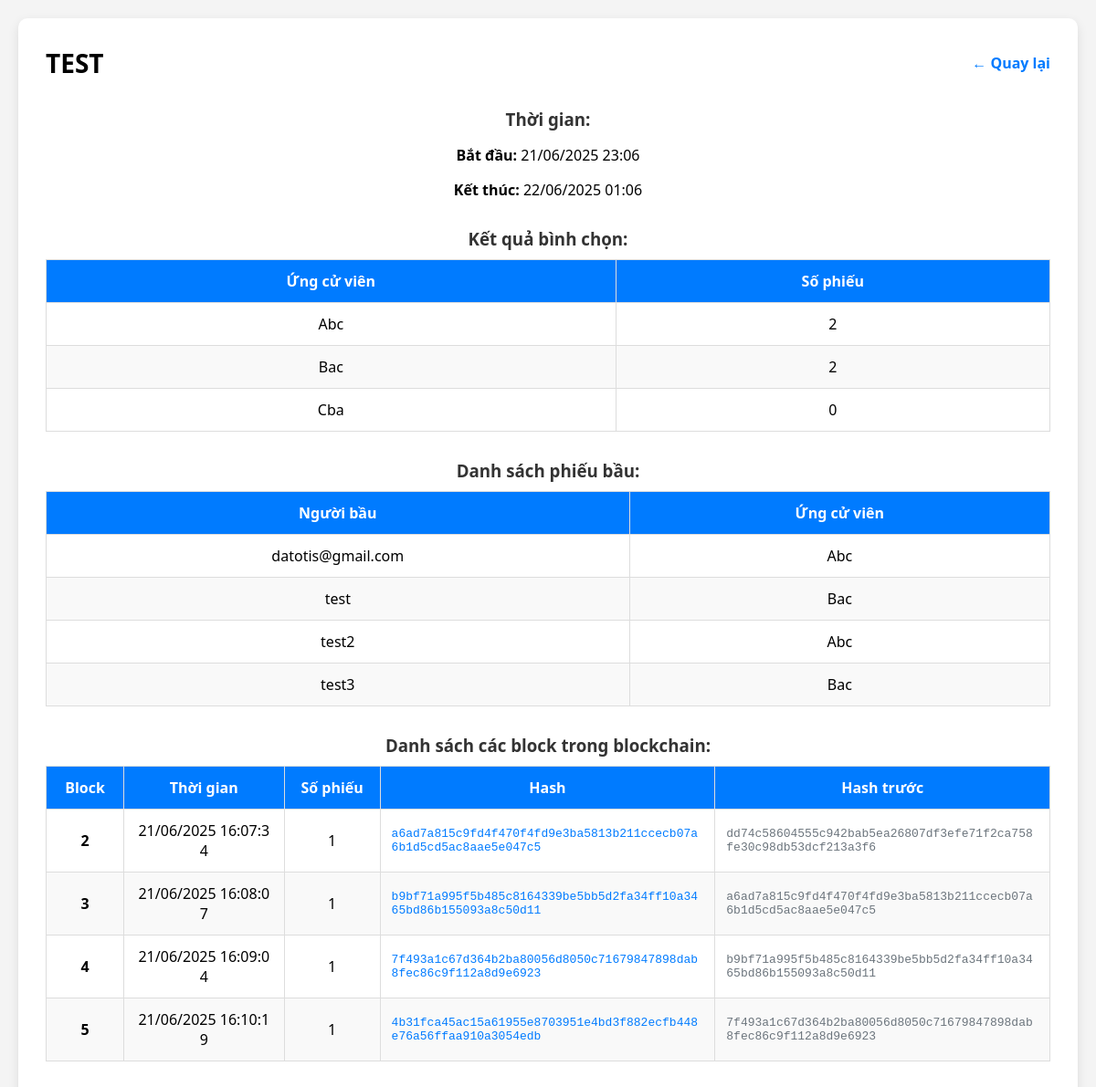
/admin/poll/2 (signed in), run on the app's committed database.
### models.py (models this page shows)
class Poll(db.Model):
    id = db.Column(db.Integer, primary_key=True)
    title = db.Column(db.String(200), nullable=False)
    start_time = db.Column(db.DateTime, nullable=False)
    end_time = db.Column(db.DateTime, nullable=False)
    candidates = db.relationship("Candidate", backref="poll", lazy=True, cascade="all, delete")

class Candidate(db.Model):
    id = db.Column(db.Integer, primary_key=True)
    name = db.Column(db.String(80), nullable=False)
    poll_id = db.Column(db.Integer, db.ForeignKey('poll.id'), nullable=False)

class Block(db.Model):
    id = db.Column(db.Integer, primary_key=True)
    poll_id = db.Column(db.Integer, db.ForeignKey('poll.id'), nullable=False)  # Gắn block với cuộc bình chọn
    index = db.Column(db.Integer, nullable=False)
    timestamp = db.Column(db.DateTime, default=datetime.utcnow)
    votes_json = db.Column(db.Text, nullable=False)
    voted_users_json = db.Column(db.Text, nullable=False)
    previous_hash = db.Column(db.String(64), nullable=False)
    hash = db.Column(db.String(64), nullable=False)

### app.py (the view)
@app.route("/admin/poll/<int:poll_id>")
def poll_detail(poll_id):
    if "user_id" not in session or not session.get("is_admin"):
        return redirect(url_for("login"))
    poll = Poll.query.get_or_404(poll_id)
    votes = blockchain.get_all_votes()
    vote_counts = {c.name: 0 for c in poll.candidates}
    for vote in votes:
        if vote["poll_id"] == poll.id and vote["candidate"] in vote_counts:
            vote_counts[vote["candidate"]] += 1
    poll_blocks = []
    blocks = Block.query.order_by(Block.index).all()
    for block in blocks:
        block_votes = [v for v in json.loads(block.votes_json) if v["poll_id"] == poll.id]
        if block_votes:
            poll_blocks.append({
                "index": block.index,
                "timestamp": block.timestamp,
                "votes": block_votes,
                "hash": block.hash,
                "previous_hash": block.previous_hash
            })
    return render_template("poll_detail.html",
                           poll=poll,
                           vote_counts=vote_counts,
                           votes=[v for v in votes if v["poll_id"] == poll.id],
                           blocks=poll_blocks)

### blockchain.py (called while the page is built)
    def get_all_votes(self):
        votes = []
        all_blocks = Block.query.all()
        for block in all_blocks:
            votes.extend(json.loads(block.votes_json))
        for poll_votes in self.current_votes.values():
            votes.extend(poll_votes)
        return votes

### templates/poll_detail.html (shortened to what this page needs)
<!DOCTYPE html>
<html lang="vi">
<head>
    <link rel="stylesheet" href="/static/style.css">
</head>
<body>
    <div class="container">
        <header>
            <h2>{{ poll.title }}</h2>
            <a href="/admin" class="back-btn">← Quay lại</a>
        </header>
        <section>
            <h3>Thời gian:</h3>
            <p><strong>Bắt đầu:</strong> {{ poll.start_time.strftime("%d/%m/%Y %H:%M") }}</p>
            <p><strong>Kết thúc:</strong> {{ poll.end_time.strftime("%d/%m/%Y %H:%M") }}</p>
        </section>
        <section>
            <h3>Kết quả bình chọn:</h3>
            <table>
                <thead>
                    <tr>
                        <th>Ứng cử viên</th>
                        <th>Số phiếu</th>
                    </tr>
                </thead>
                <tbody>
                    {% for name, count in vote_counts.items() %}
                    <tr>
                        <td>{{ name }}</td>
                        <td>{{ count }}</td>
                    </tr>
                    {% endfor %}
                </tbody>
            </table>
        </section>
        <section>
            <h3>Danh sách phiếu bầu:</h3>
            <table>
                <thead>
                    <tr>
                        <th>Người bầu</th>
                        <th>Ứng cử viên</th>
                    </tr>
                </thead>
                <tbody>
                    {% for vote in votes %}
                    {% if vote["candidate"] in vote_counts %}
                    <tr>
                        <td>{{ vote["voter"] }}</td>
                        <td>{{ vote["candidate"] }}</td>
                    </tr>
                    {% endif %}
                    {% endfor %}
                </tbody>
            </table>
        </section>
        <section>
            <h3>Danh sách các block trong blockchain:</h3>
            <div style="overflow-x: auto;">
                <table>
                    <thead>
                        <tr>
                            <th style="min-width: 60px;">Block</th>
                            <th style="min-width: 150px;">Thời gian</th>
                            <th style="min-width: 80px;">Số phiếu</th>
                            <th style="min-width: 300px;">Hash</th>
                            <th style="min-width: 300px;">Hash trước</th>
                        </tr>
                    </thead>
                    <tbody>
                        {% for block in blocks %}
                        <tr>
                            <td><strong>{{ block.index }}</strong></td>
                            <td>{{ block.timestamp.strftime("%d/%m/%Y %H:%M:%S") }}</td>
                            <td>{{ block.votes|length }}</td>
                            <td style="text-align: left; font-family: monospace; color: #007bff;">{{ block.hash }}</td>
                            <td style="text-align: left; font-family: monospace; color: #6c757d;">{{ block.previous_hash
                                }}</td>
                        </tr>
                        {% endfor %}
                    </tbody>
                </table>
            </div>
        </section>
    </div>
</body>
</html>

### static/style.css (style rules this page uses)
body { font-family: Arial, sans-serif; text-align: center; margin: 50px; }
table { width: 50%; margin: auto; border-collapse: collapse; }
th, td { border: 1px solid black; padding: 10px; }

### templates/poll_detail.html (style rules this page uses)
body { font-family: 'Segoe UI', sans-serif; background-color: #f4f4f4; margin: 0; padding: 20px; }
.container { max-width: 1100px; margin: auto; background: #fff; padding: 30px; border-radius: 10px; box-shadow: 0 4px 12px rgba(0, 0, 0, 0.1); }
header { display: flex; justify-content: space-between; align-items: center; margin-bottom: 30px; }
header h2 { margin: 0; font-size: 28px; }
.back-btn { text-decoration: none; color: #007BFF; font-weight: bold; }
section { margin-bottom: 30px; }
h3 { margin-bottom: 10px; color: #333; }
table { width: 100%; border-collapse: collapse; background: #fff; }
th, td { border: 1px solid #ddd; padding: 12px; text-align: center; word-break: break-all; }
th { background-color: #007BFF; color: white; }
tr:nth-child(even) { background-color: #f9f9f9; }

### data on the page
Poll: title "TEST", start_time "21/06/2025 23:06", end_time "22/06/2025 01:06"
Candidate: name "Abc", poll "2"
Candidate: name "Bac", poll "2"
Candidate: name "Cba", count "0"
Block: index "2", timestamp "21/06/2025 16:07:34", votes|length "1", hash "a6ad7a815c9fd4f470f4fd9e3ba5813b211ccecb07a6b1d5cd5ac8aae5e047c5", previous_hash "dd74c58604555c942bab5ea26807df3efe71f2ca758fe30c98db53dcf213a3f6"
Block: index "3", timestamp "21/06/2025 16:08:07", votes|length "1", hash "b9bf71a995f5b485c8164339be5bb5d2fa34ff10a3465bd86b155093a8c50d11", previous_hash "a6ad7a815c9fd4f470f4fd9e3ba5813b211ccecb07a6b1d5cd5ac8aae5e047c5"
Block: index "4", timestamp "21/06/2025 16:09:04", votes|length "1", hash "7f493a1c67d364b2ba80056d8050c71679847898dab8fec86c9f112a8d9e6923", previous_hash "b9bf71a995f5b485c8164339be5bb5d2fa34ff10a3465bd86b155093a8c50d11"
Block: index "5", timestamp "21/06/2025 16:10:19", votes|length "1", hash "4b31fca45ac15a61955e8703951e4bd3f882ecfb448e76a56ffaa910a3054edb", previous_hash "7f493a1c67d364b2ba80056d8050c71679847898dab8fec86c9f112a8d9e6923"

### other printed values
{{ vote["voter"] }} "datotis@gmail.com" "test" "test2" "test3"
{{ vote["candidate"] }} "Abc" "Bac" "Abc" "Bac"
